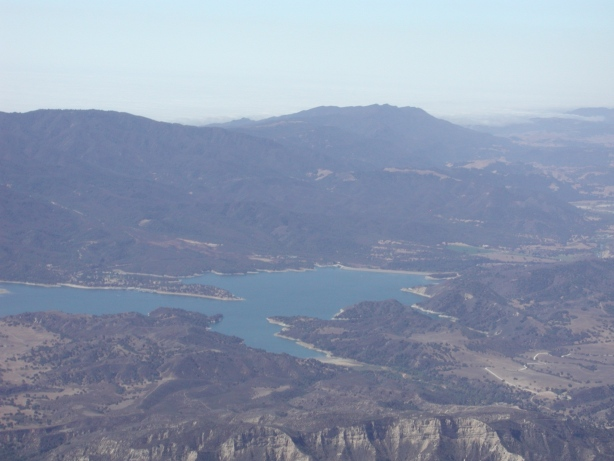
//> input picture test1/bg.jpg, 614 x 461 px
$ ./seamless_cloning test1/bg.jpg test1/fg.jpg test1/fg.jpg 3 3   (built with g++ and OpenCV 4)
//> lines starting //> are read from the running program, lines starting //| are printed output that depends on the picture
#include "clone.h"
#include <opencv2/opencv.hpp>
#include <sys/time.h>

struct timeval tv;

long long getCurrentTime()
{
    gettimeofday(&tv,NULL);
    return tv.tv_sec * 1000 + tv.tv_usec / 1000;
}

/**

 Naive image cloning by just copying the values from foreground over background

 */
void naiveClone(cv::InputArray background_,
                cv::InputArray foreground_,
                cv::InputArray foregroundMask_,
                int offsetX, int offsetY,
                cv::OutputArray destination_)
{
    cv::Mat bg = background_.getMat();
    cv::Mat fg = foreground_.getMat();
    cv::Mat fgm = foregroundMask_.getMat();

    destination_.create(bg.size(), bg.type());
    cv::Mat dst = destination_.getMat();

    cv::Rect overlapAreaBg, overlapAreaFg;
    findOverlap(background_, foreground_, offsetX, offsetY, overlapAreaBg, overlapAreaFg);

    bg.copyTo(dst);
    fg(overlapAreaFg).copyTo(dst(overlapAreaBg), fgm(overlapAreaFg));
}

/**

 Main entry point.

 */
int main(int argc, char **argv)
{
    if (argc != 6) {
        std::cerr << argv[0] << " background foreground mask offsetx offsety" << std::endl;
        return -1;
    }
    long long start_time = getCurrentTime();

    cv::Mat background = cv::imread(argv[1]);
//> background is the input picture: 461 rows x 614 cols, CV_8UC3; mean B, G, R 173.4, 151.6, 140
    cv::Mat foreground = cv::imread(argv[2]);
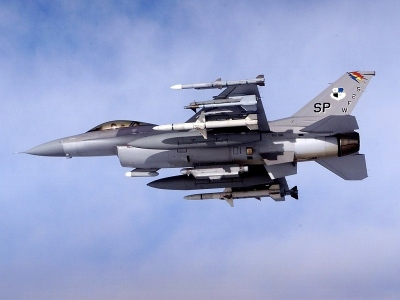
//> input picture test1/fg.jpg, 400 x 300 px
//> foreground is the input picture: 300 rows x 400 cols, CV_8UC3; mean B, G, R 202.2, 162.5, 151.2
    cv::Mat mask = cv::imread(argv[3], CV_LOAD_IMAGE_GRAYSCALE);
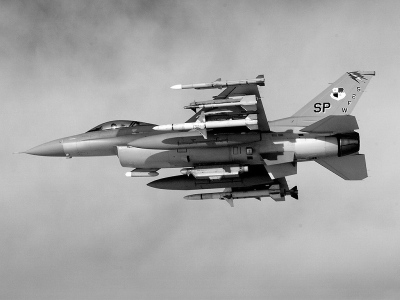
//> mask: 300 rows x 400 cols, CV_8UC1; min 0, max 255, mean 163.6
    int offsetx = atoi(argv[4]);
//> offsetx = 3
    int offsety = atoi(argv[5]);
//> offsety = 3


    cv::Mat result;

//> (the run ends here: the program needs code that is not available in this run, at `seamlessClone(background, foreground, mask, offsetx, offsety, result, ..`)
